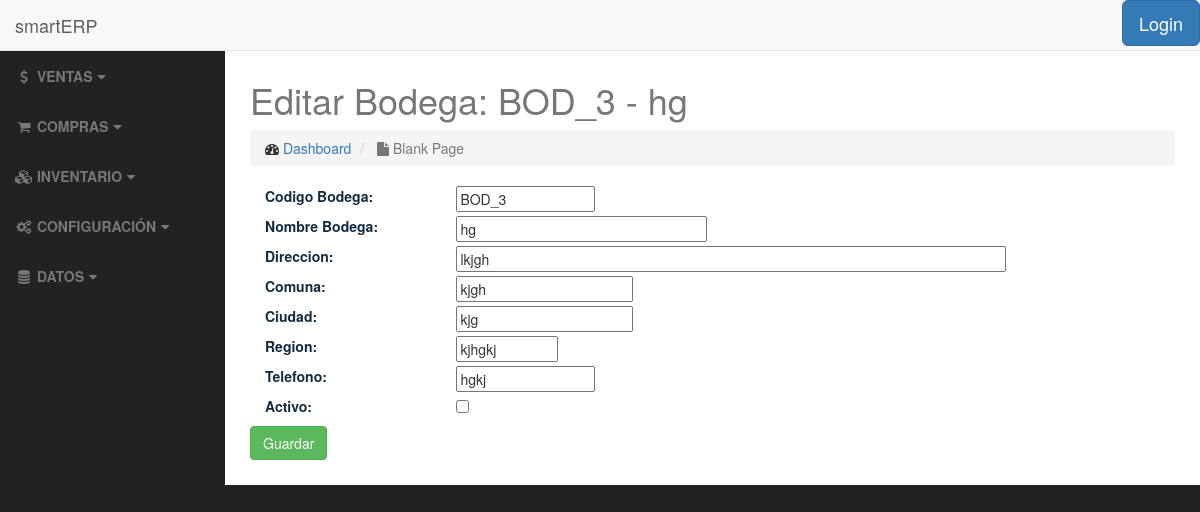
The app's page /management/warehouse/3/update/, older data.
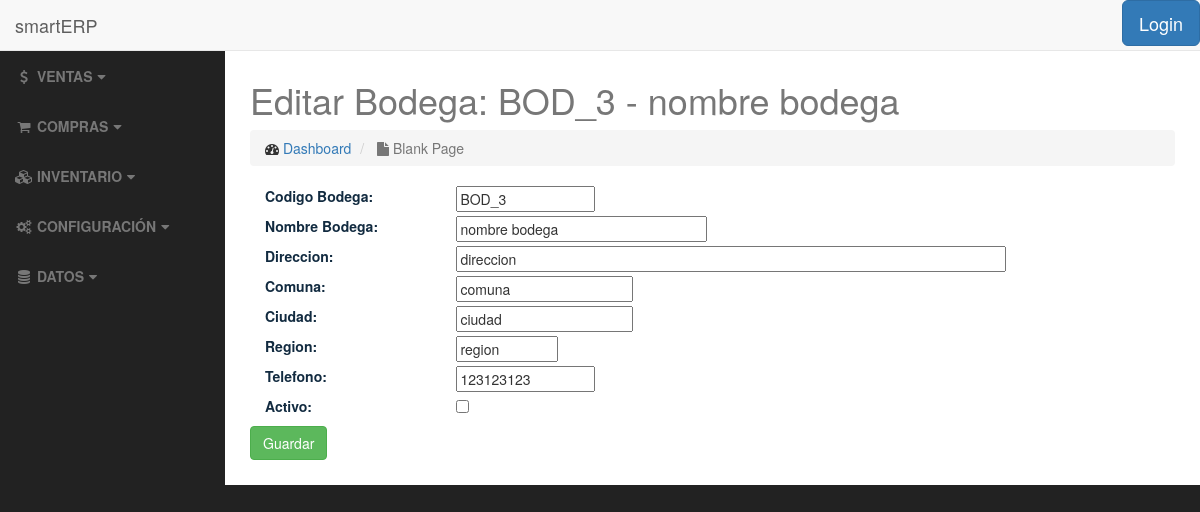
The same page, newer data.
### management/models.py (models this page shows, shortened)
class Warehouse(models.Model):
    warehouse_code = models.CharField(max_length=10, verbose_name='Codigo Bodega', unique='True')
    warehouse_name = models.CharField(max_length=45, verbose_name='Nombre Bodega')
    warehouse_address = models.CharField(max_length=100, blank=True, verbose_name='Direccion')
    warehouse_comuna = models.CharField(max_length=50, blank=True, verbose_name='Comuna')
    warehouse_ciudad = models.CharField(max_length=50, blank=True, verbose_name='ciudad')
    warehouse_region = models.CharField(max_length=50, blank=True, verbose_name='Region')
    warehouse_tel = models.CharField(max_length=50, blank=True, verbose_name='Telefono')
    is_active = models.BooleanField(default=True, verbose_name='Activo')
    class Meta:
        ordering = ['warehouse_code']

### management/views.py (the view)
# urls.py: url(r'^warehouse/(?P<pk>[0-9]+)/update/$', views.UpdateWarehouse.as_view(), name='warehouse-update'),
class UpdateWarehouse(UpdateView):
    model = Warehouse
    form_class = WarehouseUpdateForm
    template_name_suffix = '_update_form'

### management/forms.py
class WarehouseUpdateForm(forms.ModelForm):
    class Meta:
        model = Warehouse
        fields = '__all__'
        widgets = {
            'warehouse_code': forms.TextInput(attrs={'class': 'form control', 'size': '15', 'readonly': 'True'}),
            'warehouse_name': forms.TextInput(attrs={'class': 'form control', 'size': '30'}),
            'warehouse_address': forms.TextInput(attrs={'class': 'form control', 'size': '70'}),
            'warehouse_comuna': forms.TextInput(attrs={'class': 'form control', 'size': '20'}),
            'warehouse_ciudad': forms.TextInput(attrs={'class': 'form control', 'size': '20'}),
            'warehouse_region': forms.TextInput(attrs={'class': 'form control', 'size': '10'}),
            'warehouse_tel': forms.TextInput(attrs={'class': 'form control', 'size': '15'}),
        }

### management/templates/management/warehouse_update_form.html
{% extends 'base.html' %}
<h2>{% block title %}Editar Bodega: {{ object.warehouse_code }} - {{ object.warehouse_name }}{% endblock %}</h2>
{% block body %}
{% include 'update_form.html' %}
{% endblock %}

### templates/form-template.html (shortened to what this page needs)
{% for field in form %}
    <div class="row">
        <div class="col-sm-10">
            <div class="form-group">
                <label class="col-sm-3">{{ field.label_tag }}</label>
                <div class="col-sm-9">{{ field }}</div>
            </div>
        </div>
    </div>
{% endfor %}

Row changes from the older to the newer data that the page shows:
changed Warehouse "BOD_3": warehouse_name "hg" → "nombre bodega"; warehouse_address "lkjgh" → "direccion"; warehouse_comuna "kjgh" → "comuna"; warehouse_ciudad "kjg" → "ciudad"; warehouse_region "kjhgkj" → "region"; warehouse_tel "hgkj" → "123123123"
